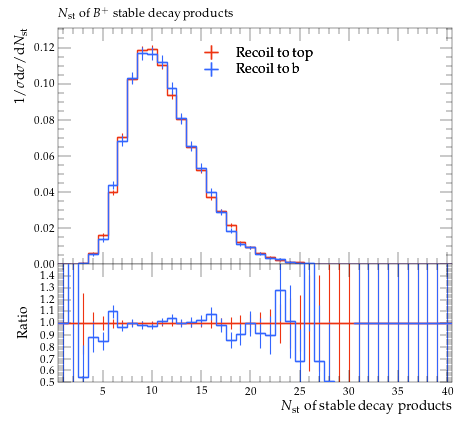

Python code for this plot:
#! /usr/bin/env python

# This Python script was auto-generated using YODA v2.0.2.
# Analysis object: /MC_HFDECAYS/BPLUS_stable_mult
# Timestamp: 31-07-2026 (13:13:52)

import matplotlib as mpl
import matplotlib.pyplot as plt
mpl.use('Agg') # comment out for interactive use
import os
import numpy as np

plotDir = os.path.split(os.path.realpath(__file__))[0]
if 'YODA_USER_PLOT_PATH' in globals():
    plot_outdir = globals()['YODA_USER_PLOT_PATH']
else:
    plot_outdir = plotDir

#plot style
plt.style.use(os.path.join(plotDir, '../default.mplstyle'))
# plot metadata
figW, figH = plt.rcParams['figure.figsize']
ax_xLabel = r'$N_\mathrm{st}$ of stable decay products'
ax_yLabel = r'$1/\sigma \mathrm{d}\sigma/\mathrm{d}N_\mathrm{st}$'
ax_title  = r'$N_\mathrm{st}$ of $B^+$ stable decay products'
ax_xScale = 'linear'
ax_yScale = 'linear'
xLims = (0.5, 40.5)
yLims = (0.0, 0.13092981)

# TeX-friendly labels for the legend
labels = {
    'legend' : ([ r"Recoil to top", r"Recoil to b" ], r""),
}

# Adjust canvas width and height
canvasW = 10.0
canvasH = 9.0
figW *= canvasW/10.
figH *= canvasH/9.

# Create figure and axis objects
fig, (ax, ratio0_ax) = plt.subplots(2, 1, sharex=True,
                  figsize=(figW,figH), gridspec_kw={'height_ratios': (6.0, 3.0)})

# Set figure margins
plt.subplots_adjust(
    left   = 1.0 * plt.rcParams['figure.subplot.left'],
    right  = 1.0 * plt.rcParams['figure.subplot.right'],
    top    = 1.0 * plt.rcParams['figure.subplot.top'],
    bottom = 1.0 * plt.rcParams['figure.subplot.bottom'])

ratio0_ax.yaxis.set_major_locator(mpl.ticker.MultipleLocator(0.1))
ratio0_ax.set_ylim(0.5, 1.4999)
ratio0_ax.set_ylabel('Ratio')

# the numerical data is stored in a separate file
dataf = dict()
prefix = os.path.split(__file__)[0]
if prefix:    prefix = prefix + '/'
exec(open(prefix+'BPLUS_stable_mult__data.py').read(), dataf)


legend_handles = dict() # keep track of handles for the legend

# style options for curves
# starts at zorder>=5 to draw curve on top of legend
styles = {
  'recoil_t': {
    'color' : '#EE3311',
    'linestyle' : '-',
    'linewidth' : 1,
    'marker' : 'none',
    'markersize' : 2,
    'capsize' : 0.0,
    'zorder' : 5,
    'histstyle' : 1,
    'drawstyle' : 'steps-pre',
    'xerrorbars' : 1,
    'yerrorbars' : 1,
    'fillcolor' : None,
    'fillopacity' : 1.0,
    'ratio0_linestyle' : '-',
    'ratio0_linewidth' : 1,
    'ratio0_marker' : 'none',
    'ratio0_markersize' : 2,
    'ratio0_capsize' : 0.0,
    'ratio0_zorder' : 5,
    'ratio0_histstyle' : 1,
    'ratio0_drawstyle' : 'steps-pre',
    'ratio0_xerrorbars' : 1,
    'ratio0_yerrorbars' : 1,
  },
  'recoil_b': {
    'color' : '#3366FF',
    'linestyle' : '-',
    'linewidth' : 1,
    'marker' : 'none',
    'markersize' : 2,
    'capsize' : 0.0,
    'zorder' : 6,
    'histstyle' : 1,
    'drawstyle' : 'steps-pre',
    'xerrorbars' : 1,
    'yerrorbars' : 1,
    'fillcolor' : None,
    'fillopacity' : 1.0,
    'ratio0_linestyle' : '-',
    'ratio0_linewidth' : 1,
    'ratio0_marker' : 'none',
    'ratio0_markersize' : 2,
    'ratio0_capsize' : 0.0,
    'ratio0_zorder' : 6,
    'ratio0_histstyle' : 1,
    'ratio0_drawstyle' : 'steps-pre',
    'ratio0_xerrorbars' : 1,
    'ratio0_yerrorbars' : 1,
  },
}

# curve from input yoda files in main panel
for label, yvals in dataf['yvals'].items():
    if all(np.isnan(v) for v in dataf['yvals'][label]):
        continue
    tmp = None
    if styles[label]['histstyle']: # draw as histogram
        xpos = dataf['xedges'][label] if styles[label]['drawstyle'] else dataf['xpoints'][label]
        ypos = np.insert(yvals, 0, yvals[0]) if styles[label]['drawstyle'] else yvals
        if styles[label]['fillcolor']: # fill area below curve
            ax.fill_between(xpos, ypos, step='pre',
                            color=styles[label]['fillcolor'],
                            alpha=styles[label]['fillopacity'])
        tmp, = ax.plot(xpos, ypos,
                       color=styles[label]['color'],
                       linestyle=styles[label]['linestyle'],
                       linewidth=styles[label]['linewidth'],
                       drawstyle=styles[label]['drawstyle'], solid_joinstyle='miter',
                       zorder=styles[label]['zorder'], label=label)
    tmp = ax.errorbar(dataf['xpoints'][label], yvals,
                      xerr=np.array(dataf['xerrs'][label])*styles[label]['xerrorbars'],
                      yerr=np.array(dataf['yerrs'][label])*styles[label]['yerrorbars'],
                      fmt=styles[label]['marker'], capsize=styles[label]['capsize'],
                      markersize=styles[label]['markersize'],
                      ecolor=styles[label]['color'],
                      color=styles[label]['color'], zorder=styles[label]['zorder'])
    tmp[-1][0].set_linestyle(styles[label]['linestyle'])
    tmp[-1][0].set_linewidth(styles[label]['linewidth'])
    if label in dataf['add_legend_handle']:  legend_handles[label] = tmp
    for varLabel in dataf['variation_yvals'].keys():
        if varLabel.startswith(label):
            tmp, = ax.plot(dataf['xedges'][label], dataf['variation_yvals'][varLabel],
                           color=styles[label]['color'],
                           linestyle=styles[label]['linestyle'],
                           linewidth=styles[label]['linewidth'],
                           drawstyle='steps-pre', solid_joinstyle='miter',
                           zorder=styles[label]['zorder'], alpha=0.5)


# plots on ratio panel
# curve from input yoda files in ratio panel
for label, yvals in dataf['ratio0_yvals'].items():
    if all(np.isnan(v) for v in yvals):
        continue
    if styles[label]['ratio0_histstyle']: # plot as histogram
        xpos = dataf['xedges']['recoil_t'] if styles[label]['ratio0_drawstyle'] else dataf['xpoints']['recoil_t']
        ypos = np.insert(yvals, 0, yvals[0]) if styles[label]['ratio0_drawstyle'] else yvals
        ratio0_ax.plot(xpos, ypos,
                       color=styles[label]['color'],
                       linewidth=styles[label]['linewidth'],
                       linestyle=styles[label]['ratio0_linestyle'],
                       drawstyle=styles[label]['ratio0_drawstyle'], zorder=styles[label]['zorder'],
                       solid_joinstyle='miter')
    tmp = ratio0_ax.errorbar(dataf['xpoints']['recoil_t'], yvals,
                             xerr=np.array(dataf['ref_xerrs'])*styles[label]['ratio0_xerrorbars'],
                             yerr=np.array(dataf['ratio0_yerrs'][label])*styles[label]['ratio0_yerrorbars'],
                             fmt=styles[label]['ratio0_marker'], capsize=styles[label]['ratio0_capsize'],
                             markersize=styles[label]['ratio0_markersize'],
                             ecolor=styles[label]['color'],
                             color=styles[label]['color'])
    tmp[-1][0].set_linestyle(styles[label]['ratio0_linestyle'])
    tmp[-1][0].set_linewidth(styles[label]['ratio0_linewidth'])

    for varlabel in dataf['ratio0_variation_vals'].keys():
        if varlabel.startswith(label):
            ratio0_ax.plot(dataf['xedges']['recoil_t'],
                            dataf['ratio0_variation_vals'][varlabel],
                            color=styles[label]['color'],
                            linestyle=styles[label]['linestyle'],
                            linewidth=styles[label]['linewidth'],
                            drawstyle='steps-pre', solid_joinstyle='miter',
                            zorder=1, alpha=0.5)

legend_items = list(legend_handles.values())
ax.add_artist(ax.legend(legend_items,
                        labels['legend'][0],
                        title=labels['legend'][1],
                        alignment='left',
                        loc='upper center',
                        bbox_to_anchor=(0.5, 0.97)))

# set plot metadata as defined above
ratio0_ax.set_xlabel(ax_xLabel)
ratio0_ax.xaxis.set_label_coords(1., -0.15)
ax.set_ylabel(ax_yLabel, ha='right', va='top')
ax.yaxis.set_label_coords(-0.11, 1.0)
ax.set_title(ax_title, loc='left')
ax.set_xscale(ax_xScale)
ax.set_yscale(ax_yScale)
ax.set_xlim(xLims)
ax.set_ylim(yLims)

# tick formatting
plt.rcParams['xtick.top'] = True
plt.rcParams['ytick.right'] = True
fig.align_ylabels((ax, ratio0_ax))
plt.savefig(os.path.join(plot_outdir, 'BPLUS_stable_mult.pdf'), format='PDF')
plt.savefig(os.path.join(plot_outdir, 'BPLUS_stable_mult.png'), format='PNG')

plt.close(fig)
